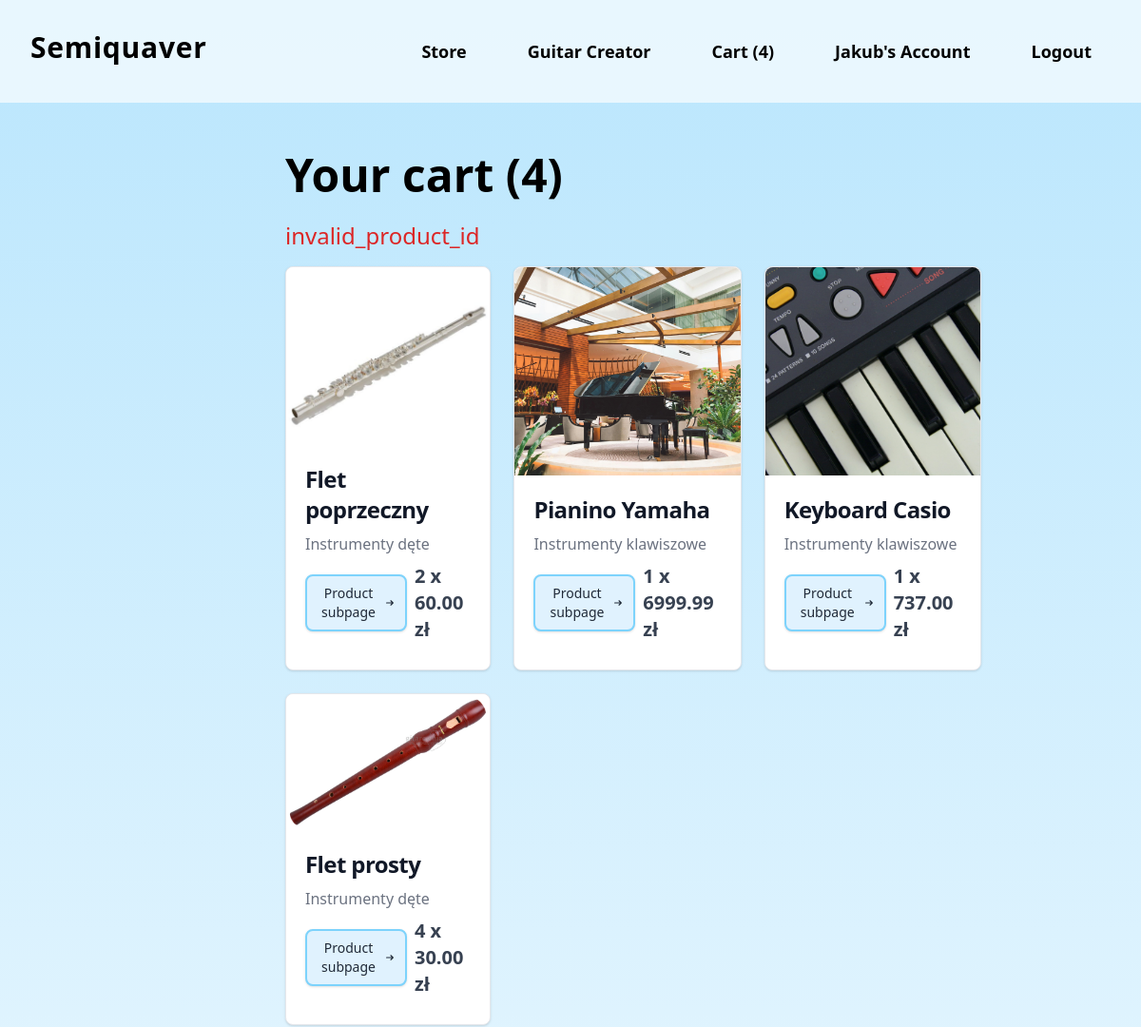
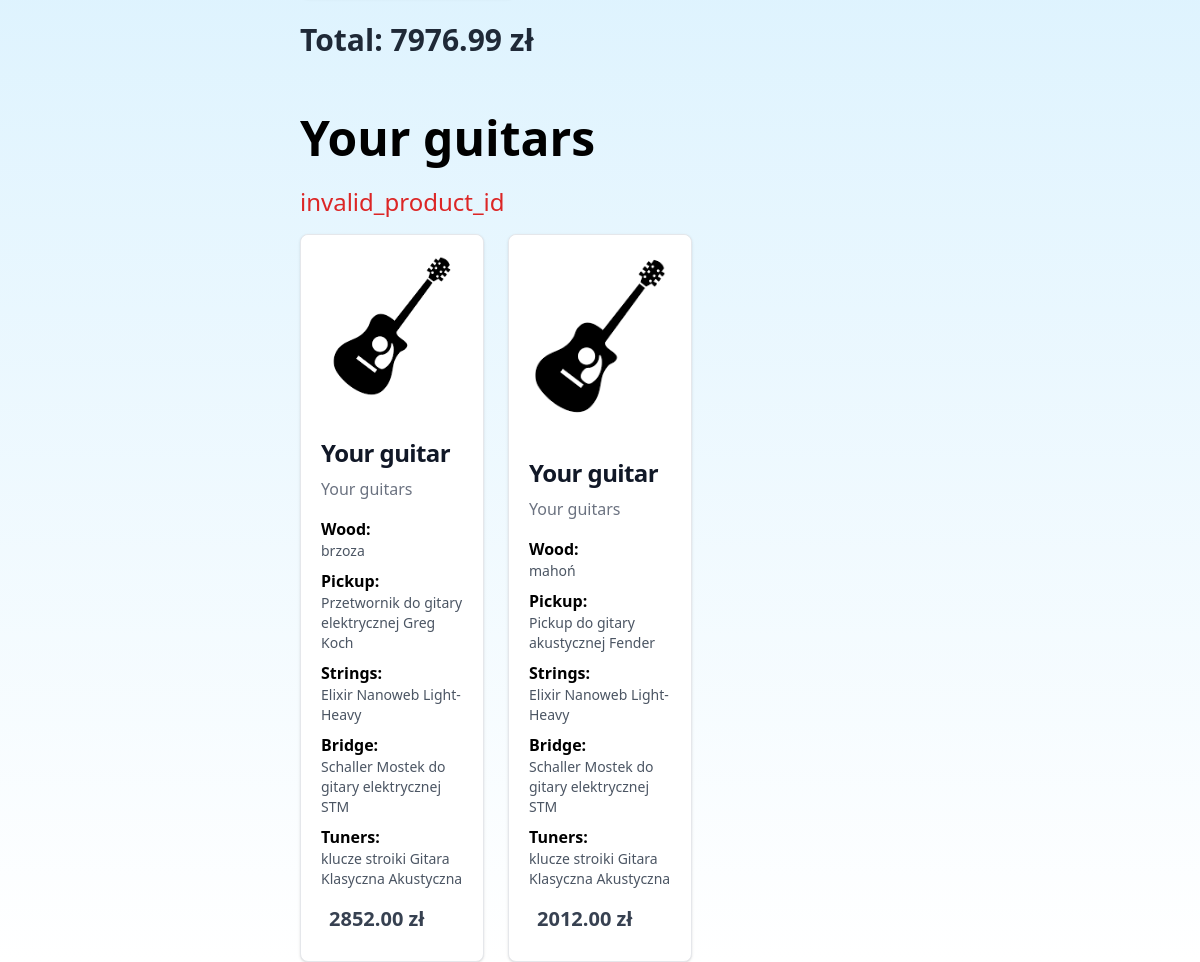
Page /sklep_muzyczny/html/cart.php?mess=invalid_product_id (signed in) on the committed database (2 pictures, top to bottom).
### tables this page shows
CREATE TABLE `gitara` (
  `Id_gitary` int(11) NOT NULL,
  `Cena_jednostkowa` decimal(6,2) NOT NULL,
  `Id_pickupu` bigint(20) NOT NULL,
  `Id_strun` bigint(20) NOT NULL,
  `Id_mostka` bigint(20) NOT NULL,
  `Id_drewna` bigint(20) NOT NULL,
  `Id_kluczy` bigint(20) NOT NULL,
  `Id_klienta` bigint(20) DEFAULT NULL
);

CREATE TABLE `produkt` (
  `Id_produktu` bigint(20) NOT NULL,
  `Nazwa_produktu` varchar(50) NOT NULL,
  `Opis_produktu` text DEFAULT NULL,
  `Cena_jednostkowa` decimal(8,2) NOT NULL,
  `Zdjecie_produktu` varchar(50) NOT NULL,
  `Id_kategorii_produktu` int(11) DEFAULT NULL
);

### sklep_muzyczny/html/cart.php (the view, shortened to what this page needs)
<?php
include "../components/product_comp.php";
$status = null;
if (isset($_GET["mess"])) {
    $status = $_GET["mess"];
}
$userId = $_SESSION["user_id"];
$totalPrice = 0;
$conn = connect();
$query = "SELECT produkt.Id_produktu, produkt.Nazwa_produktu, produkt.Opis_produktu, produkt.Cena_jednostkowa, produkt.Zdjecie_produktu,
                 kategoria_produktu.Nazwa_kategorii_produktu, kategoria_produktu.Id_kategorii_produktu, produkt_koszyk.Ilosc
          FROM klient
          INNER JOIN koszyk ON koszyk.Id_klienta = klient.Id_klienta
          INNER JOIN produkt_koszyk ON produkt_koszyk.Id_koszyka = koszyk.Id_koszyka
          INNER JOIN produkt ON produkt.Id_produktu = produkt_koszyk.Id_produktu
          INNER JOIN kategoria_produktu ON kategoria_produktu.Id_kategorii_produktu = produkt.Id_kategorii_produktu
          WHERE klient.Id_klienta = ? ;";
$stmt = mysqli_prepare($conn, $query);
mysqli_stmt_bind_param($stmt, 'i', $userId);
mysqli_stmt_execute($stmt);
$result = mysqli_stmt_get_result($stmt);
$query = "SELECT
            gitara.Id_gitary,
            gitara.Cena_jednostkowa,
            pickup.Nazwa_produktu AS Pickup,
            strings.Nazwa_produktu AS Strings,
            bridge.Nazwa_produktu AS Bridge,
            wood.Nazwa_produktu AS Wood,
            tuners.Nazwa_produktu AS Tuners
          FROM klient
          INNER JOIN koszyk ON koszyk.Id_klienta = klient.Id_klienta
          INNER JOIN gitara_koszyk ON gitara_koszyk.Id_koszyka = koszyk.Id_koszyka
          INNER JOIN gitara ON gitara_koszyk.Id_gitary = gitara.Id_gitary
          LEFT JOIN produkt AS pickup ON gitara.Id_pickupu = pickup.Id_produktu
          LEFT JOIN produkt AS strings ON gitara.Id_strun = strings.Id_produktu
          LEFT JOIN produkt AS bridge ON gitara.Id_mostka = bridge.Id_produktu
          LEFT JOIN produkt AS wood ON gitara.Id_drewna = wood.Id_produktu
          LEFT JOIN produkt AS tuners ON gitara.Id_kluczy = tuners.Id_produktu
          WHERE klient.Id_klienta = ?;";
$stmt = mysqli_prepare($conn, $query);
mysqli_stmt_bind_param($stmt, 'i', $userId);
mysqli_stmt_execute($stmt);
$result = mysqli_stmt_get_result($stmt);
$cartGuitars = mysqli_fetch_all($result, MYSQLI_ASSOC);
$cartGuitarsCount = count($cartGuitars);
?>
<!DOCTYPE html>
<html lang="en">
<head>
    <link rel="stylesheet" href="../css/background_image.css">
    <script src="https://cdn.tailwindcss.com"></script>
</head>
<body>
    <div class="">
        <?php
        include "../components/header.php";
        ?>
        <main class="bg-gradient-to-b from-sky-200 from-0% to-white pt-[120px] flex flex-col items-center">
            <div class="w-1/2 pt-[40px]">
                <h1 class="text-5xl font-bold mb-6">Your cart <?php echo ($cartProductsCount > 0)? "(" . $cartProductsCount . ")":""; ?></h1>
                <?php echo ($status)? "<p class='text-red-600 text-2xl mb-4'>" . $status . "</p>" : ""; ?>
                <div class="w-full grid grid-cols-[1fr_1fr_1fr] gap-6">
                <?php
                    if ($cartProductsCount == 0) {
                        echo "<h3 class=\"mb-4 text-lg text-bold text-gray-700\">Nothing found in the cart yet :( </h3>";
                    } else {
                        foreach ($cartProducts as $cartProduct) {
                            echo product($cartProduct["Id_produktu"], $cartProduct["Nazwa_produktu"], $cartProduct["Cena_jednostkowa"], $cartProduct["Zdjecie_produktu"], $cartProduct["Id_kategorii_produktu"], $cartProduct["Nazwa_kategorii_produktu"], 25, $cartProduct["Ilosc"]);
                            $totalPrice += $cartProduct["Ilosc"] * $cartProduct["Cena_jednostkowa"];
                        }
                    }
                    ?>
                </div>
                <?php echo "<h4 class=\"mb-4 mt-6 text-3xl font-semibold text-gray-800\"> Total: " . $totalPrice . " zł</h4>"; ?>
            </div>
            <div class="w-1/2 pt-[40px]">
                <h1 class="text-5xl font-bold mb-6">Your guitars</h1>
                <?php echo ($status)? "<p class='text-red-600 text-2xl mb-4'>" . $status . "</p>" : ""; ?>
                <div class="w-full grid grid-cols-[1fr_1fr_1fr] gap-6">
                <?php
                    if ($cartGuitarsCount == 0) {
                        echo "<h3 class=\"mb-4 text-lg text-bold text-gray-700\">Nothing found in the cart yet :( </h3>";
                    } else {
                        foreach ($cartGuitars as $cartGuitar) {
                            ?>
                            <div class="bg-white border border-gray-200 rounded-lg shadow flex flex-col justify-between">
    <a href="#" class="h-[60%] flex justify-center">
        <img class="rounded-t-lg object-cover" src="../img/guitar_blank.png" alt="guitar image" />
    </a>
    <div class="p-5">
        <a href="#">
            <h5 class="mb-2 text-2xl font-bold tracking-tight text-gray-900">Your guitar</h5>
        </a>
        <a href="#" class="mb-6 font-normal text-gray-500 hover:text-sky-600">Your guitars</a>
        <div class="flex flex-col justify-between ">
                    <ul>
                    <li class="mt-4 mb-2">
                        <h6 class="text-md font-semibold">Wood: </h6>
                        <p class="text-sm font-normal text-gray-600"><?php echo $cartGuitar["Pickup"]; ?></p>
                    </li>
                    <li class="mb-2">
                        <h6 class="text-md font-semibold">Pickup: </h6>
                        <p class="text-sm font-normal text-gray-600"><?php echo $cartGuitar["Strings"]; ?></p>
                    </li>
                    <li class="mb-2">
                        <h6 class="text-md font-semibold">Strings: </h6>
                        <p class="text-sm font-normal text-gray-600"><?php echo $cartGuitar["Bridge"]; ?></p>
                    </li>
                    <li class="mb-2">
                        <h6 class="text-md font-semibold">Bridge: </h6>
                        <p class="text-sm font-normal text-gray-600"><?php echo $cartGuitar["Wood"]; ?></p>
                    </li>
                    <li class="mb-2">
                        <h6 class="text-md font-semibold">Tuners: </h6>
                        <p class="text-sm font-normal text-gray-600"><?php echo $cartGuitar["Tuners"]; ?></p>
                    </li></ul>
        <p class="text-xl text-gray-700 p-2 font-semibold"> <?php echo $cartGuitar["Cena_jednostkowa"]; ?> zł</p>
        </div>
    </div>
</div>
                            <?php
                        }
                    }
                    ?>
                </div>
            </div>
        </main>
    </div>
</body>
</html>

### rows in the picture
gitara: Id_pickupu.Nazwa_produktu "brzoza", Id_strun.Nazwa_produktu "Przetwornik do gitary elektrycznej Greg Koch", Id_mostka.Nazwa_produktu "Elixir Nanoweb Light-Heavy", Id_drewna.Nazwa_produktu "Schaller Mostek do gitary elektrycznej STM", Id_kluczy.Nazwa_produktu "klucze stroiki Gitara Klasyczna Akustyczna", Cena_jednostkowa "2852.00"
gitara: Id_pickupu.Nazwa_produktu "mahoń", Id_strun.Nazwa_produktu "Pickup do gitary akustycznej Fender", Id_mostka.Nazwa_produktu "Elixir Nanoweb Light-Heavy", Id_drewna.Nazwa_produktu "Schaller Mostek do gitary elektrycznej STM", Id_kluczy.Nazwa_produktu "klucze stroiki Gitara Klasyczna Akustyczna", Cena_jednostkowa "2012.00"

### other values in the picture
$cartProductsCount "4"
$userName "Jakub"
$status "invalid_product_id"
$productName "Flet poprzeczny"
$productCategory "Instrumenty dęte"
$mult "2 x"
$productPrice "60.00"
$productName "Pianino Yamaha"
$productCategory "Instrumenty klawiszowe"
$mult "1 x"
$productPrice "6999.99"
$productName "Keyboard Casio"
$productPrice "737.00"
$productName "Flet prosty"
$mult "4 x"
